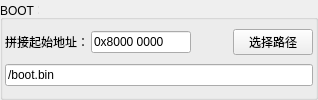
       <widget class="QGroupBox" name="groupBox_4">
        <property name="maximumSize">
         <size>
          <width>4096</width>
          <height>16777215</height>
         </size>
        </property>
        <property name="font">
         <font>
          <italic>false</italic>
          <bold>false</bold>
         </font>
        </property>
        <property name="styleSheet">
         <string notr="true"/>
        </property>
        <property name="title">
         <string>BOOT：</string>
        </property>
        <property name="flat">
         <bool>false</bool>
        </property>
        <layout class="QVBoxLayout" name="verticalLayout_7">
         <property name="spacing">
          <number>2</number>
         </property>
         <property name="leftMargin">
          <number>2</number>
         </property>
         <property name="topMargin">
          <number>2</number>
         </property>
         <property name="rightMargin">
          <number>2</number>
         </property>
         <property name="bottomMargin">
          <number>2</number>
         </property>
         <item>
          <layout class="QHBoxLayout" name="horizontalLayout_10">
           <item>
            <widget class="QLabel" name="label_2">
             <property name="text">
              <string>拼接起始地址：</string>
             </property>
            </widget>
           </item>
           <item>
            <widget class="QLineEdit" name="le_bootAddr">
             <property name="minimumSize">
              <size>
               <width>100</width>
               <height>0</height>
              </size>
             </property>
             <property name="maximumSize">
              <size>
               <width>100</width>
               <height>16777215</height>
              </size>
             </property>
             <property name="text">
              <string>0x8000 0000</string>
             </property>
            </widget>
           </item>
           <item>
            <spacer name="horizontalSpacer_12">
             <property name="orientation">
              <enum>Qt::Horizontal</enum>
             </property>
             <property name="sizeHint" stdset="0">
              <size>
               <width>40</width>
               <height>20</height>
              </size>
             </property>
            </spacer>
           </item>
           <item>
            <widget class="QPushButton" name="btn_bootPathSel">
             <property name="minimumSize">
              <size>
               <width>60</width>
               <height>0</height>
              </size>
             </property>
             <property name="maximumSize">
              <size>
               <width>80</width>
               <height>16777215</height>
              </size>
             </property>
             <property name="text">
              <string>选择路径</string>
             </property>
            </widget>
           </item>
          </layout>
         </item>
         <item>
          <widget class="QLineEdit" name="le_bootPath">
           <property name="minimumSize">
            <size>
             <width>100</width>
             <height>0</height>
            </size>
           </property>
           <property name="maximumSize">
            <size>
             <width>16777215</width>
             <height>16777215</height>
            </size>
           </property>
           <property name="toolTip">
            <string/>
           </property>
           <property name="text">
            <string>/boot.bin</string>
           </property>
           <property name="readOnly">
            <bool>true</bool>
           </property>
          </widget>
         </item>
        </layout>
       </widget>
